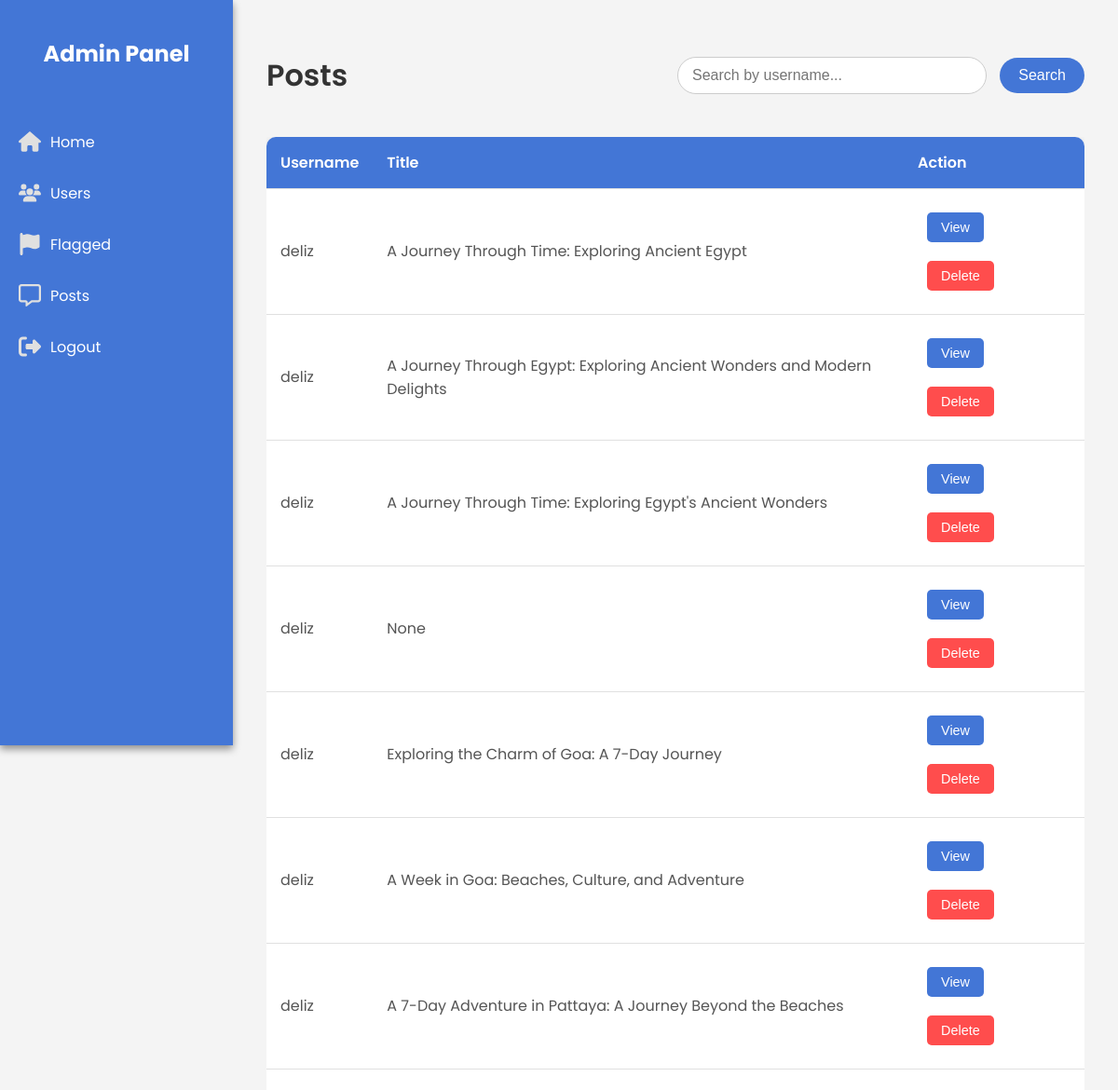
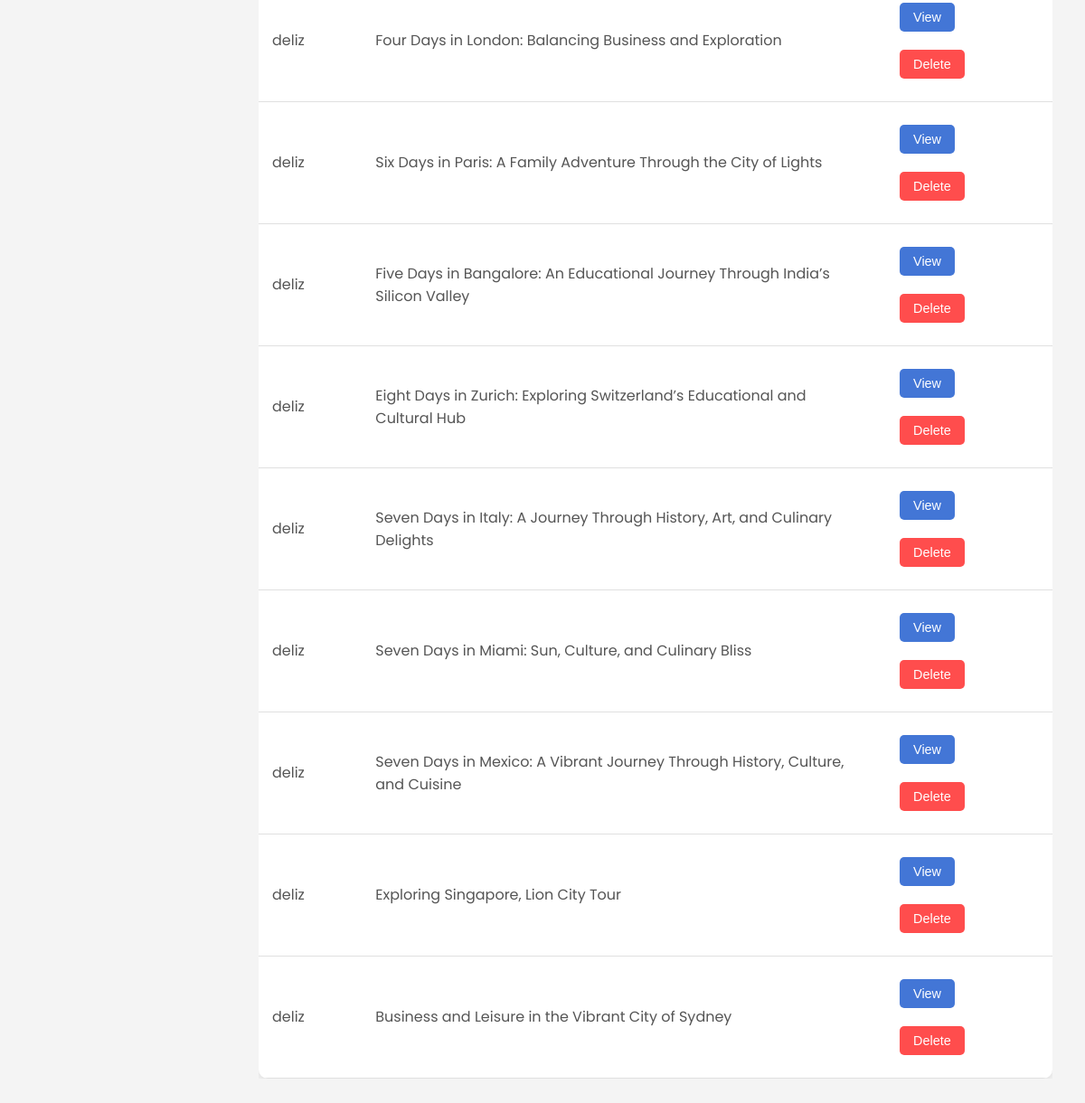
The app's page /posts_admin, older data (2 pictures, top to bottom).
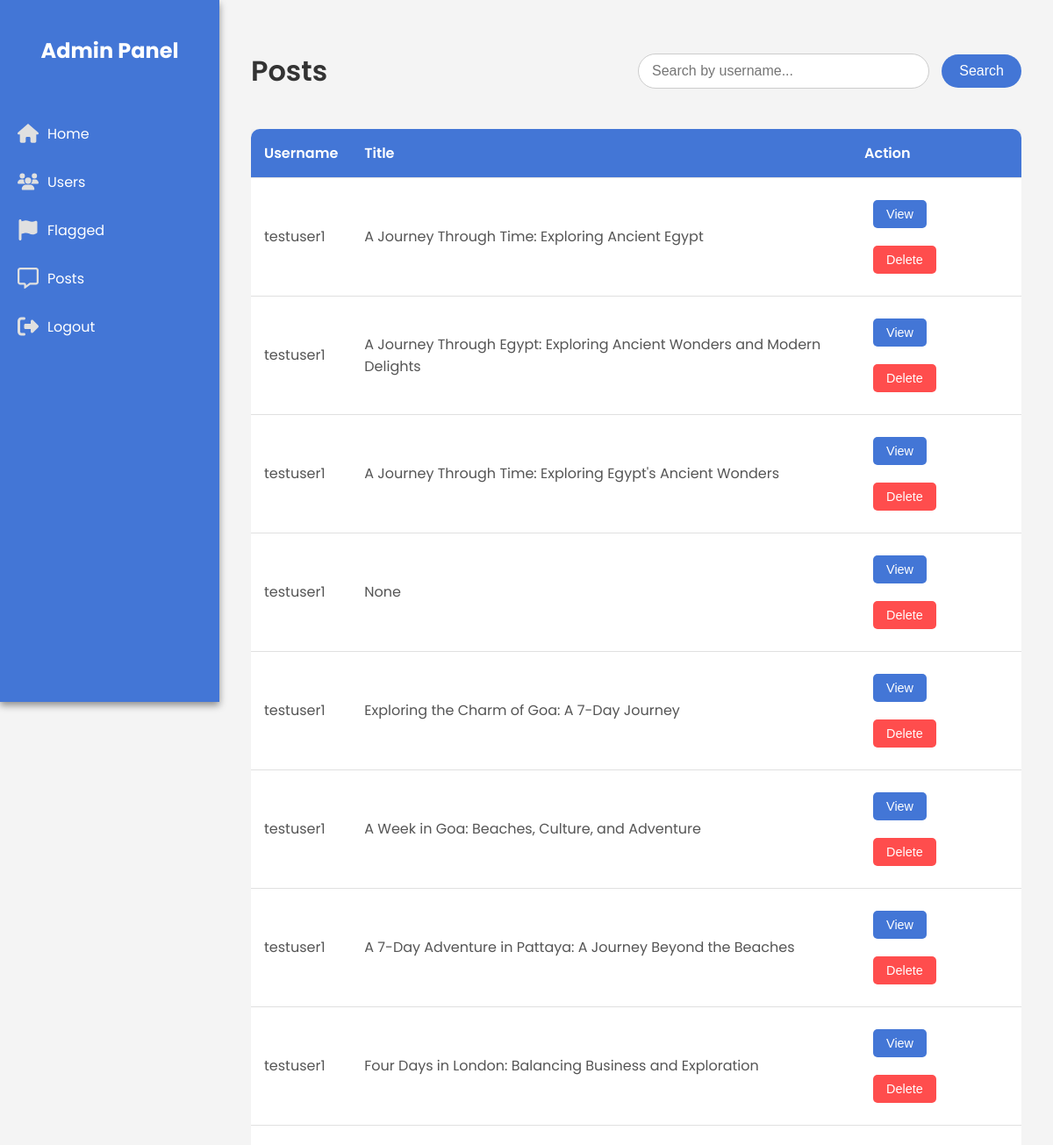
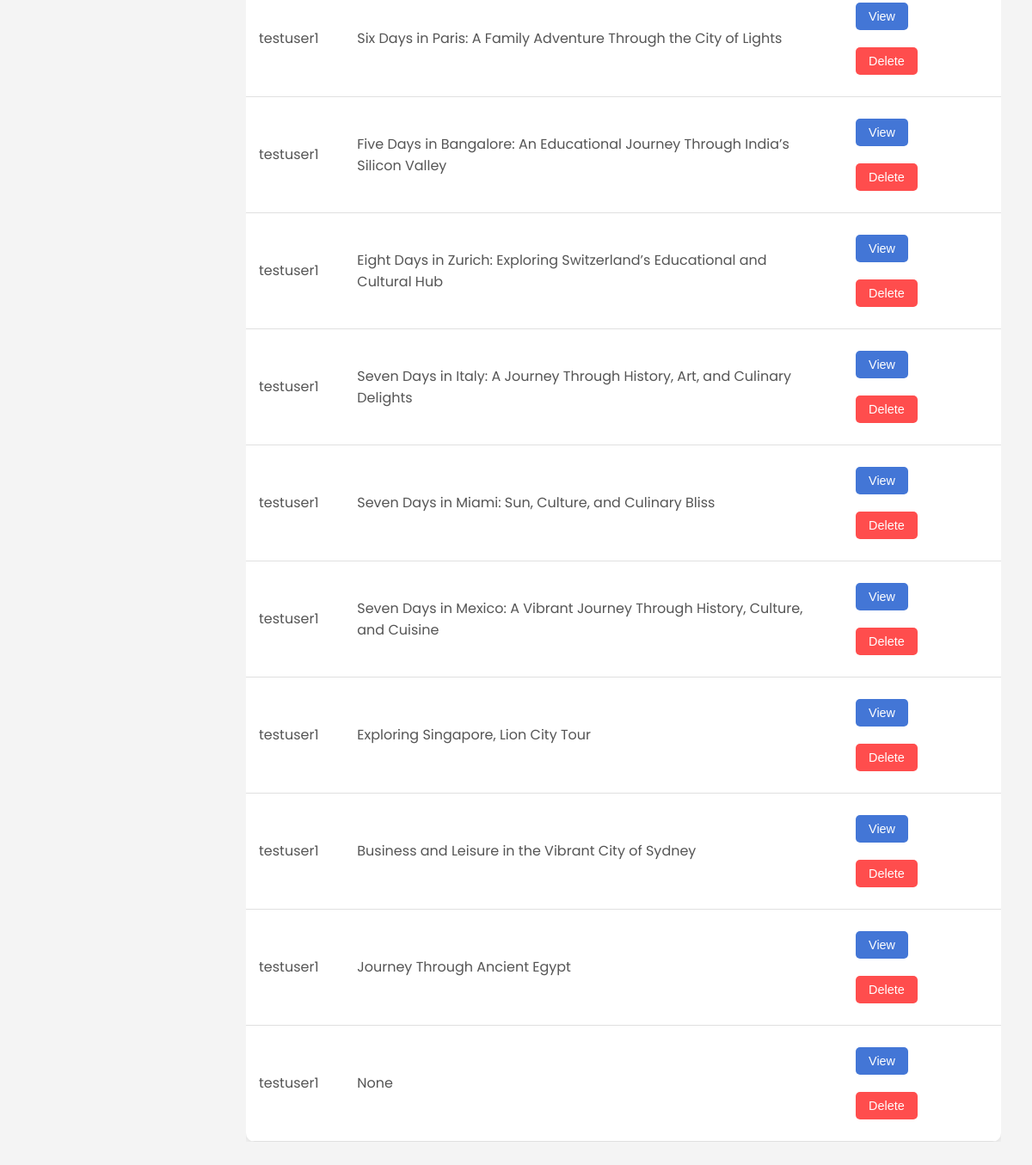
The same page, newer data (2 pictures, top to bottom).
### app/models.py (models this page shows)
class User(db.Model, UserMixin):
    id = db.Column(db.Integer, primary_key=True)
    username = db.Column(db.String(80), unique=True, nullable=False)
    password = db.Column(db.String(80), nullable=False)
    email = db.Column(db.String(120), unique=True, nullable=False)
    phone_number = db.Column(db.Integer, unique=True, nullable=False)
    profile_pic = db.Column(db.String(120), nullable=False, default='profile.jpg')

class Post(db.Model):
    id = db.Column(db.Integer, primary_key=True)
    title = db.Column(db.String(255), nullable=True)
    location = db.Column(db.String(255), nullable=True)
    category = db.Column(db.String(255), nullable=True)
    duration = db.Column(db.String(255), nullable=True)
    tips = db.Column(db.String(255), nullable=True)
    user_id = db.Column(db.Integer, db.ForeignKey('user.id'), nullable=True)
    status=db.Column(db.String, nullable=False, default='draft')
    content = db.Column(db.String, nullable=False)
    flagged = db.Column(db.Boolean, nullable=False,default=False)
    sexuality = db.Column(db.String(255), nullable=False,default=False)
    violence = db.Column(db.String(255), nullable=False,default=False)
    harassment = db.Column(db.String(255), nullable=False,default=False)
    illicit = db.Column(db.String(255), nullable=False,default=False)
    self_harm = db.Column(db.String(255), nullable=False,default=False)
    hate = db.Column(db.String(255), nullable=False,default=False)

### app/admin_routes.py (the view)
@app.route('/posts_admin')
def posts_admin():
    posts = (
        db.session.query(User, Post)
        .join(Post, User.id == Post.user_id)
        .filter(Post.status != 'flagged')  # Exclude trashed posts
        .all()
    )
    return render_template('adminPages/posts.html', posts=posts)

### app/templates/adminPages/posts.html
{% extends 'adminPages/adminhome.html' %}
{% block head %}
    <link rel="stylesheet" href="{{ url_for('static', filename='css/admin.css') }}">
    <link rel="stylesheet" href="{{ url_for('static', filename='css/posts_admin.css') }}">
{% endblock %}
{% block body %}
    <div class="users-page">
     <div class="page-header">
    <h1 class="page-title">Posts</h1>
    <div class="search-container">
        <form action="/posts_search" method="get">
            <label>
                <input class="form-control" type="text" placeholder="Search by username..." name="username">
                <input type="submit" value="Search">
            </label>
        </form>
    </div>
</div>
        <div class="users-table-container">
            <table class="users-table">
                <thead>
                    <tr>
                        <th>Username</th>
                        <th>Title</th>
                        <th>Action</th>
                    </tr>
                </thead>
                <tbody>
                {% if posts %}
                    {% for user,post in posts %}
                    <tr>
                        <td>{{ user.username }}</td>
                        <td>{{ post.title }}</td>
                        <td>
                            <button class="action-btn">View</button>
                            <form action="{{ url_for('delete_admin', post_id=post.id) }}" method="post" style="display:inline;">
                                <button type="submit" class="action-btn delete-btn">Delete</button>
                            </form>
                        </td>
                    </tr>
                    {% endfor %}
                {% else %}
                     <tr>
                        <td>No results found</td>
                    </tr>
                {% endif %}
                </tbody>
            </table>
        </div>
    </div>
{% endblock %}

Row changes from the older to the newer data that the page shows:
now on one of the page's lists (row edited): User: username "testuser1", title "Journey Through Ancient Egypt", title "None"
changed User "A Journey Through Time: Exploring Ancient Egypt": username "deliz" → "testuser1"
